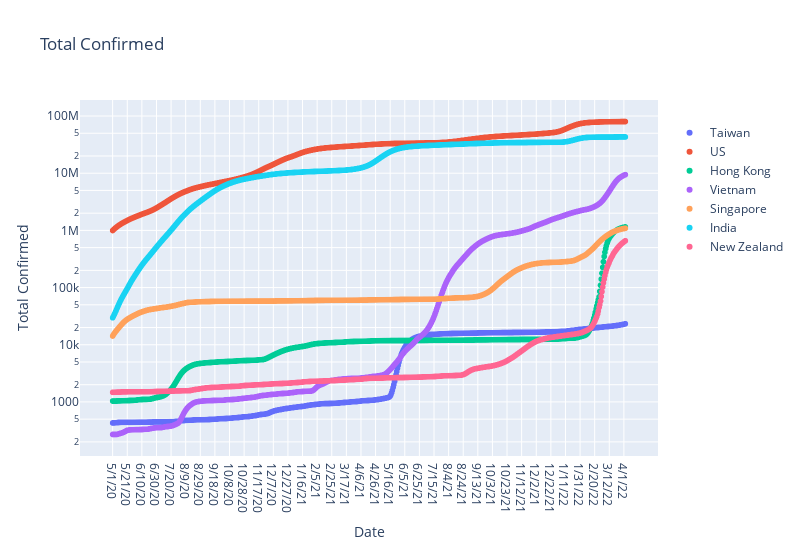

The code cell stored with this chart in its notebook:
### Code cell
ploty_line('Total Confirmed', log_plot=True)

### Figure 1 — Plotly figure (JSON) as saved in the notebook; plotly's stock layout.template omitted (floating-point values rounded to 4 significant figures; data arrays with more than 128 entries replaced by an {"elided": "..."} marker saying what was removed)
{"data": [{"hovertemplate": " =Taiwan<br>Date=%{x}<br>Total Confirmed=%{y}<extra></extra>", "legendgroup": "Taiwan", "marker": {"color": "#636efa", "symbol": "circle"}, "mode": "markers", "name": "Taiwan", "showlegend": true, "type": "scattergl", "x": {"elided": "703 str values"}, "xaxis": "x", "y": {"elided": "703 float values"}, "yaxis": "y"}, {"hovertemplate": " =US<br>Date=%{x}<br>Total Confirmed=%{y}<extra></extra>", "legendgroup": "US", "marker": {"color": "#EF553B", "symbol": "circle"}, "mode": "markers", "name": "US", "showlegend": true, "type": "scattergl", "x": {"elided": "703 str values"}, "xaxis": "x", "y": {"elided": "703 float values"}, "yaxis": "y"}, {"hovertemplate": " =Hong Kong<br>Date=%{x}<br>Total Confirmed=%{y}<extra></extra>", "legendgroup": "Hong Kong", "marker": {"color": "#00cc96", "symbol": "circle"}, "mode": "markers", "name": "Hong Kong", "showlegend": true, "type": "scattergl", "x": {"elided": "703 str values"}, "xaxis": "x", "y": {"elided": "703 float values"}, "yaxis": "y"}, {"hovertemplate": " =Vietnam<br>Date=%{x}<br>Total Confirmed=%{y}<extra></extra>", "legendgroup": "Vietnam", "marker": {"color": "#ab63fa", "symbol": "circle"}, "mode": "markers", "name": "Vietnam", "showlegend": true, "type": "scattergl", "x": {"elided": "703 str values"}, "xaxis": "x", "y": {"elided": "703 float values"}, "yaxis": "y"}, {"hovertemplate": " =Singapore<br>Date=%{x}<br>Total Confirmed=%{y}<extra></extra>", "legendgroup": "Singapore", "marker": {"color": "#FFA15A", "symbol": "circle"}, "mode": "markers", "name": "Singapore", "showlegend": true, "type": "scattergl", "x": {"elided": "703 str values"}, "xaxis": "x", "y": {"elided": "703 float values"}, "yaxis": "y"}, {"hovertemplate": " =India<br>Date=%{x}<br>Total Confirmed=%{y}<extra></extra>", "legendgroup": "India", "marker": {"color": "#19d3f3", "symbol": "circle"}, "mode": "markers", "name": "India", "showlegend": true, "type": "scattergl", "x": {"elided": "703 str values"}, "xaxis": "x", "y": {"elided": "703 float values"}, "yaxis": "y"}, {"hovertemplate": " =New Zealand<br>Date=%{x}<br>Total Confirmed=%{y}<extra></extra>", "legendgroup": "New Zealand", "marker": {"color": "#FF6692", "symbol": "circle"}, "mode": "markers", "name": "New Zealand", "showlegend": true, "type": "scattergl", "x": {"elided": "703 str values"}, "xaxis": "x", "y": {"elided": "703 float values"}, "yaxis": "y"}], "layout": {"height": 550, "legend": {"title": {"text": " "}, "tracegroupgap": 0}, "showlegend": true, "title": {"text": "Total Confirmed"}, "width": 800, "xaxis": {"anchor": "y", "domain": [0, 1], "title": {"text": "Date"}}, "yaxis": {"anchor": "x", "domain": [0, 1], "title": {"text": "Total Confirmed"}, "type": "log"}}}
